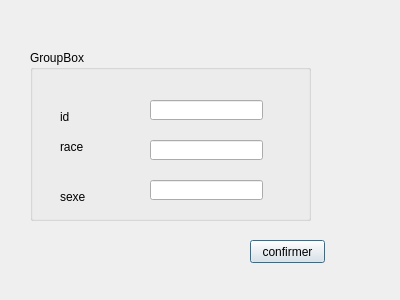
<?xml version="1.0" encoding="UTF-8"?>
<ui version="4.0">
 <class>ajouter</class>
 <widget class="QDialog" name="ajouter">
  <property name="geometry">
   <rect>
    <x>0</x>
    <y>0</y>
    <width>400</width>
    <height>300</height>
   </rect>
  </property>
  <property name="windowTitle">
   <string>Dialog</string>
  </property>
  <widget class="QGroupBox" name="groupBox">
   <property name="geometry">
    <rect>
     <x>30</x>
     <y>50</y>
     <width>281</width>
     <height>171</height>
    </rect>
   </property>
   <property name="title">
    <string>GroupBox</string>
   </property>
   <widget class="QLineEdit" name="lineEdit_id">
    <property name="geometry">
     <rect>
      <x>120</x>
      <y>50</y>
      <width>113</width>
      <height>20</height>
     </rect>
    </property>
   </widget>
   <widget class="QLineEdit" name="lineEdit_racea">
    <property name="geometry">
     <rect>
      <x>120</x>
      <y>90</y>
      <width>113</width>
      <height>20</height>
     </rect>
    </property>
   </widget>
   <widget class="QLineEdit" name="lineEdit_sexe">
    <property name="geometry">
     <rect>
      <x>120</x>
      <y>130</y>
      <width>113</width>
      <height>20</height>
     </rect>
    </property>
   </widget>
   <widget class="QLabel" name="label">
    <property name="geometry">
     <rect>
      <x>30</x>
      <y>60</y>
      <width>47</width>
      <height>14</height>
     </rect>
    </property>
    <property name="text">
     <string>id</string>
    </property>
   </widget>
   <widget class="QLabel" name="label_2">
    <property name="geometry">
     <rect>
      <x>30</x>
      <y>90</y>
      <width>47</width>
      <height>14</height>
     </rect>
    </property>
    <property name="text">
     <string>race</string>
    </property>
   </widget>
   <widget class="QLabel" name="label_3">
    <property name="geometry">
     <rect>
      <x>30</x>
      <y>140</y>
      <width>47</width>
      <height>14</height>
     </rect>
    </property>
    <property name="text">
     <string>sexe</string>
    </property>
   </widget>
  </widget>
  <widget class="QPushButton" name="confirmer">
   <property name="geometry">
    <rect>
     <x>250</x>
     <y>240</y>
     <width>75</width>
     <height>23</height>
    </rect>
   </property>
   <property name="text">
    <string>confirmer</string>
   </property>
  </widget>
 </widget>
 <resources/>
 <connections/>
</ui>
